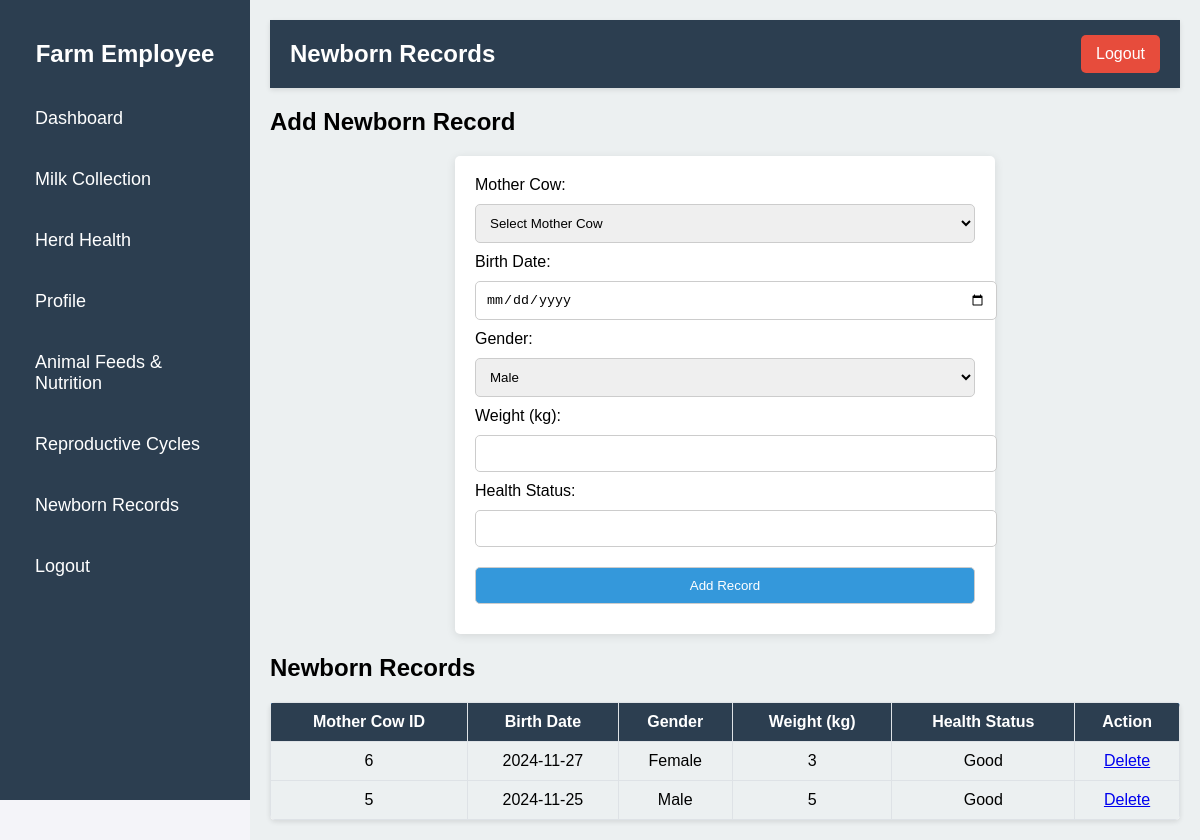
Screenshot of /newborn_records.php with the database file from the repository.
### tables this page shows
CREATE TABLE `tblnewborns` (
  `newborn_id` int(10) UNSIGNED NOT NULL,
  `mother_cow_id` int(10) UNSIGNED NOT NULL,
  `birth_date` date NOT NULL,
  `gender` enum('Male','Female') NOT NULL,
  `weight` float NOT NULL,
  `health_status` varchar(100) DEFAULT NULL,
  `created_at` timestamp NOT NULL DEFAULT current_timestamp()
);

### newborn_records.php (the view, shortened to what this page needs)
<?php
include('db_connect.php');
$query = "SELECT tblnewborns.*, tblcows.cow_name
          FROM tblnewborns
          LEFT JOIN tblcows ON tblnewborns.mother_cow_id = tblcows.cow_id
          ORDER BY tblnewborns.created_at DESC";
$result = mysqli_query($con, $query);
?>
<!DOCTYPE html>
<html lang="en">
<head>
    <link rel="stylesheet" href="styles.css">
</head>
<body>
    <div class="container">
        <div class="sidebar">
            <h2>Farm Employee</h2>
            <ul>
                <li><a href="employee_dashboard.php">Dashboard</a></li>
                <li><a href="milk_collection.php">Milk Collection</a></li>
                <li><a href="health_records.php">Herd Health</a></li>
                <li><a href="profile.php">Profile</a></li>
                <li><a href="feeds_nutrition.php">Animal Feeds & Nutrition</a></li>
                <li><a href="reproductive_cycles.php">Reproductive Cycles</a></li>
                <li><a href="newborn_records.php">Newborn Records</a></li>
                <li><a href="logout.php">Logout</a></li>
            </ul>
        </div>
        <div class="main-content">
            <div class="header">
                <h1>Newborn Records</h1>
                <a href="logout.php" class="logout-btn">Logout</a>
            </div>
            <h2>Add Newborn Record</h2>
            <form method="POST" style="margin-bottom: 20px;">
                <label for="mother_cow_id">Mother Cow:</label>
                <select name="mother_cow_id" id="mother_cow_id" required>
                    <option value="">Select Mother Cow</option>
                </select>
                <label for="birth_date">Birth Date:</label>
                <input type="date" id="birth_date" name="birth_date" required>
                <label for="gender">Gender:</label>
                <select name="gender" id="gender" required>
                    <option value="Male">Male</option>
                </select>
                <label for="weight">Weight (kg):</label>
                <input type="number" id="weight" name="weight" step="0.1" required>
                <label for="health_status">Health Status:</label>
                <input type="text" id="health_status" name="health_status" required>
                <button type="submit">Add Record</button>
            </form>
            <h2>Newborn Records</h2>
            <table style="width: 100%; border-collapse: collapse; margin-top: 20px;">
                <thead>
                    <tr style="background-color: #007bff; color: white; text-align: left;">
                        <th style="padding: 10px; border: 1px solid #dee2e6;">Mother Cow ID</th>
                        <th style="padding: 10px; border: 1px solid #dee2e6;">Birth Date</th>
                        <th style="padding: 10px; border: 1px solid #dee2e6;">Gender</th>
                        <th style="padding: 10px; border: 1px solid #dee2e6;">Weight (kg)</th>
                        <th style="padding: 10px; border: 1px solid #dee2e6;">Health Status</th>
                        <th style="padding: 10px; border: 1px solid #dee2e6;">Action</th>
                    </tr>
                </thead>
                <tbody>
                    <?php while ($row = mysqli_fetch_assoc($result)) { ?>
                        <tr style="background-color: <?php echo $row['mother_cow_id'] % 2 === 0 ? '#f8f9fa' : '#ffffff'; ?>;">
                            <td style="padding: 10px; border: 1px solid #dee2e6;"><?php echo htmlspecialchars($row['mother_cow_id']); ?></td>
                            <td style="padding: 10px; border: 1px solid #dee2e6;"><?php echo htmlspecialchars($row['birth_date']); ?></td>
                            <td style="padding: 10px; border: 1px solid #dee2e6;"><?php echo htmlspecialchars($row['gender']); ?></td>
                            <td style="padding: 10px; border: 1px solid #dee2e6;"><?php echo htmlspecialchars($row['weight']); ?></td>
                            <td style="padding: 10px; border: 1px solid #dee2e6;"><?php echo htmlspecialchars($row['health_status']); ?></td>
                            <td style="padding: 10px; border: 1px solid #dee2e6;">
                                <a href="?delete_id=<?php echo $row['newborn_id']; ?>"
                                   onclick="return confirm('Are you sure you want to delete this record?');">
                                   Delete
                                </a>
                            </td>
                        </tr>
                    <?php } ?>
                </tbody>
            </table>
        </div>
    </div>
</body>
</html>

### styles.css (style rules this page uses)
body { font-family: Arial, sans-serif; margin: 0; padding: 0; background-color: #f4f4f9; }
.container { display: flex; min-height: 100vh; }
.sidebar { width: 250px; height: 100vh; position: fixed; top: 0; left: 0; background-color: #2c3e50; color: white; padding: 20px; box-sizing: border-box; z-index: 1000; }
.sidebar h2 { text-align: center; margin-bottom: 30px; }
.sidebar ul { list-style-type: none; padding: 0; margin: 0; }
.sidebar ul li { margin: 20px 0; }
.sidebar ul li a { color: white; text-decoration: none; font-size: 18px; display: block; padding: 10px 15px; border-radius: 5px; transition: background-color 0.3s, padding-left 0.3s; }
.main-content { margin-left: 250px; padding: 20px; background-color: #ecf0f1; flex-grow: 1; min-height: 100vh; box-sizing: border-box; overflow: auto; }
.header { display: flex; justify-content: space-between; align-items: center; background-color: #2c3e50; color: white; padding: 15px 20px; box-shadow: 0px 2px 5px rgba(0, 0, 0, 0.1); position: sticky; top: 0; z-index: 999; }
.header h1 { margin: 0; font-size: 24px; }
.logout-btn { background-color: #e74c3c; color: white; padding: 10px 15px; border-radius: 5px; text-decoration: none; transition: background-color 0.3s; }
table { width: 100%; border-collapse: collapse; margin-top: 20px; background-color: white; box-shadow: 0px 2px 5px rgba(0, 0, 0, 0.1); border-radius: 5px; overflow: hidden; }
table th, table td { padding: 15px; text-align: center; border: 1px solid #ddd; }
table th { background-color: #2c3e50; color: white; }
table td { background-color: #ecf0f1; }
form { max-width: 500px; margin: 20px auto; background-color: white; padding: 20px; border-radius: 5px; box-shadow: 0px 2px 10px rgba(0, 0, 0, 0.1); }
form input, form button, form select { width: 100%; padding: 10px; margin: 10px 0; border: 1px solid #ccc; border-radius: 5px; }
form button { background-color: #3498db; color: white; cursor: pointer; transition: background-color 0.3s; }

### rows the page displays
tblnewborns: mother_cow "6", birth_date "2024-11-27", gender "Female", weight "3", health_status "Good"
tblnewborns: mother_cow "5", birth_date "2024-11-25", gender "Male", weight "5", health_status "Good"
